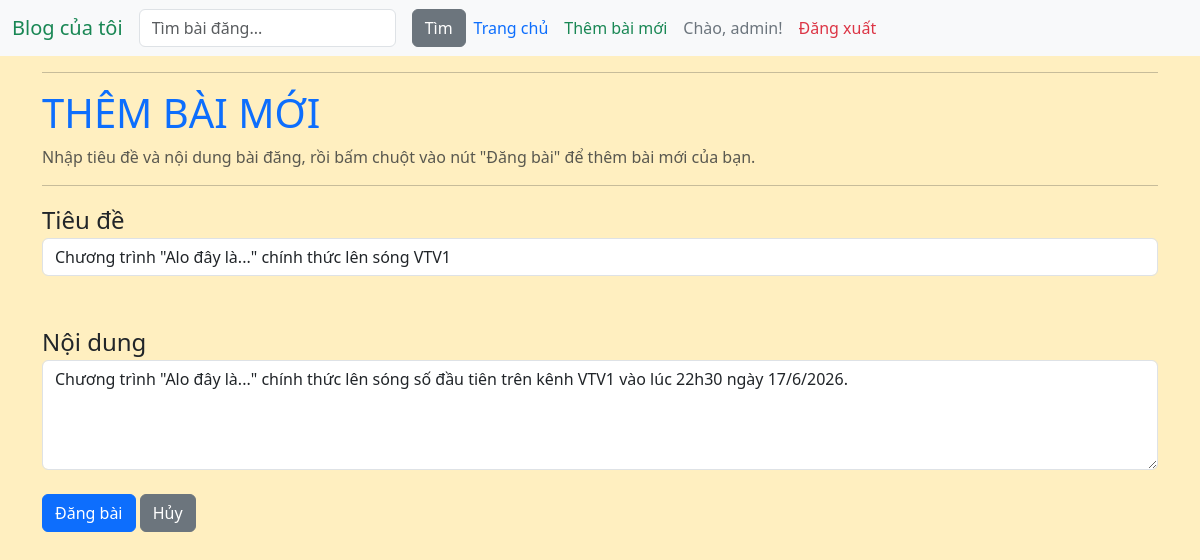
Page /post/44/update/ (signed in) on the committed database.
### blog/models.py (models this page shows, shortened)
class Post(models.Model):
    title = models.CharField(max_length=200)
    likes = models.ManyToManyField(User, related_name='blog_posts', blank=True)
    content = models.TextField()
    created_at = models.DateTimeField(auto_now_add=True)
    updated_at = models.DateTimeField(auto_now=True)
    author = models.ForeignKey(User, on_delete=models.CASCADE, default=1)

### blog/views.py (the view)
# urls.py: path('post/<int:pk>/update/', PostUpdateView.as_view(), name="post-update"),
class PostUpdateView(LoginRequiredMixin, UserPassesTestMixin, UpdateView):
    model = Post
    form_class = PostForm
    template_name = 'post_form.html'
    def test_func(self):
        post = self.get_object()
        if self.request.user == post.author:
            return True
        return False

### blog/forms.py
class PostForm(forms.ModelForm):
    class Meta:
        model = Post
        fields = ['title','content']
        widgets = {
            'title': forms.TextInput(attrs={
                'class': 'form-control',
                'placeholder': 'Nhập tiêu đề...',
            }),
            'content': forms.Textarea(attrs={
                'class': 'form-control',
                'placeholder': 'Nhập nội dung...',
                'rows': 4,
            }),
        }

### blog/templates/post_form.html (shortened to what this page needs)
<!DOCTYPE html>
<html lang="vi">
<head>
</head>
{% extends "base.html" %}
{% block content %}
    <hr>
    <h1 class="text-uppercase text-primary">Thêm bài mới</h1>
    <p class="text-muted">Nhập tiêu đề và nội dung bài đăng, rồi bấm chuột vào nút "Đăng bài" để thêm bài mới của bạn.</p>
    <hr>
    <form method="POST" onsubmit="chuyen_nut()">
        <label class="fs-4">Tiêu đề</label>
        {{ form.title }}
        <br>
        <br>
        <label class="fs-4">Nội dung</label>
        {{ form.content }}
        <br>
        <button id="post_btn" type="submit" class="btn btn-primary">Đăng bài</button>
        <a href="javascript:history.back()" class="btn btn-secondary">Hủy</a>
    </form>
{% endblock %}

### blog/templates/base.html (shortened to what this page needs)
<!DOCTYPE html>
<html lang="vi">
<head>
  <link href="https://cdn.jsdelivr.net/npm/bootstrap@5.3.8/dist/css/bootstrap.min.css" rel="stylesheet">
</head>
<body class="bg-warning bg-opacity-25">
  <nav class="navbar navbar-expand-lg bg-light">
  <div class="container-fluid">
    <a class="navbar-brand text-success" href="/blog/">Blog của tôi</a>
    <div class="collapse navbar-collapse" id="navbarSupportedContent">
    <form class="d-flex" action="{% url 'post_list' %}" method="GET">
      <input class="form-control me-3" type="search" name="q" placeholder="Tìm bài đăng..." value="{{ request.GET.q }}">
      <button class="btn btn-secondary">Tìm</button>
    </form>
    <ul class="navbar-nav me-auto mb-2 mb-lg-0">
      <li class="nav-item">
        <a class="nav-link link-primary" href="/blog/">Trang chủ</a>
      </li>
      {% if not user.is_authenticated %}
        <li class="nav-item">
          <a class="nav-link link-success" href="{% url 'login' %}">Đăng nhập</a>
        </li>
        <li class="nav-item">
          <a class="nav-link link-secondary" href="/register">Đăng ký</a>
        </li>
      {% else %}
        <li class="nav-item">
          <a class="nav-link link-success" href="{% url 'post-create' %}">Thêm bài mới</a>
        </li>
        {% if user.is_superuser %}
          <li class="nav-item">
            <a class="nav-link link-secondary" href="{% url 'profile' %}">Chào, {{ user.username }}!</a>
          </li>
        {% endif %}
        <li class="nav-item">
          <form action="{% url 'logout' %}" method="post" class="d-inline">
            <button type="submit" class="btn btn-link nav-link link-danger">Đăng xuất</button>
          </form>
        </li>
      {% endif %}
    </ul>
    </div>
  </div>
  </nav>
  <main class="container">
      {% block content %}{% endblock %}
  </main>
</body>
</html>

### rows in the picture
Post: title "Chương trình \"Alo đây là...\" chính thức lên sóng VTV1", content "Chương trình \"Alo đây là...\" chính thức lên sóng số đầu tiên trên kênh VTV1 vào lúc 22h30 ngày 17/6/2026."

### other values in the picture
{{ user.username }} "admin"
